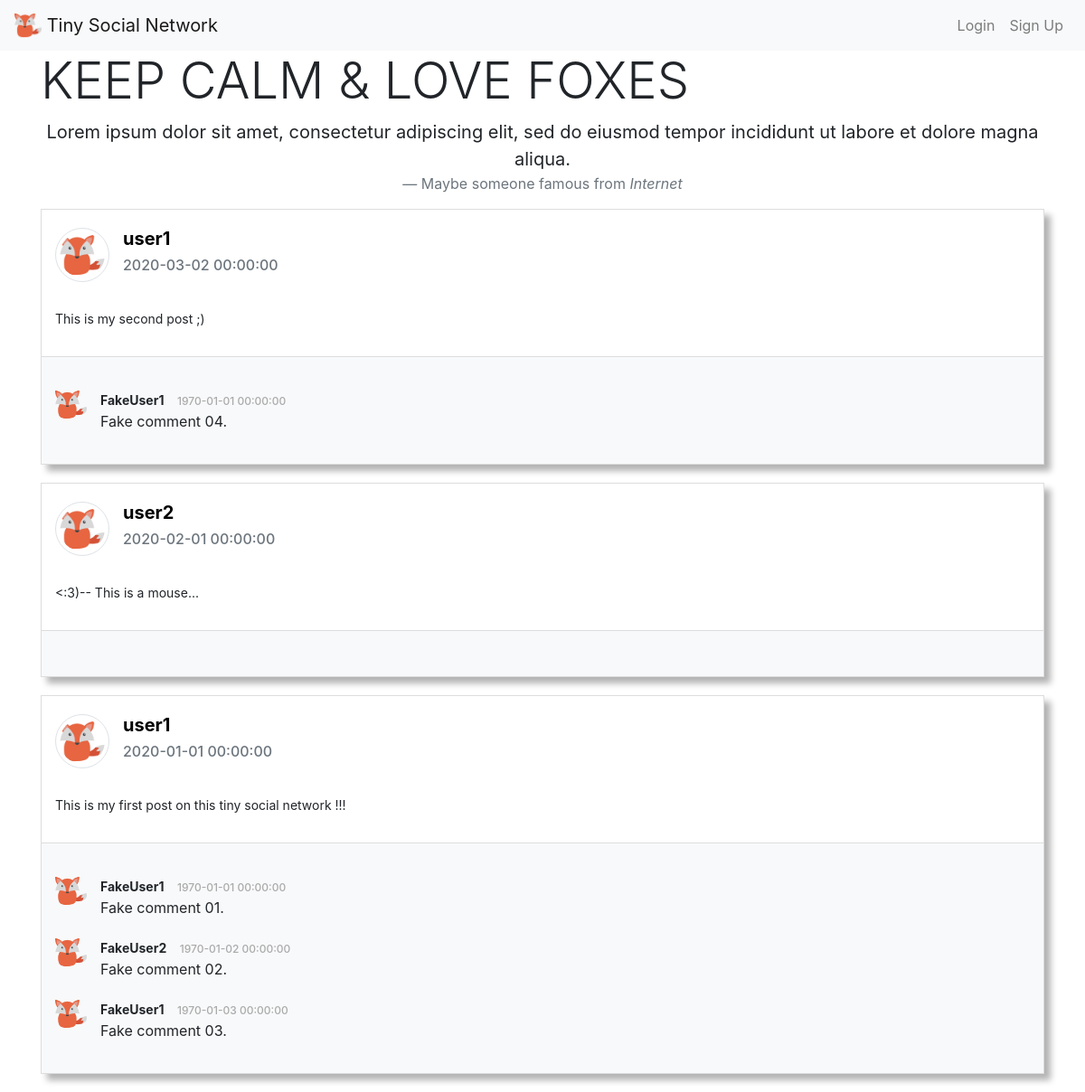
The page / on the database its author committed.
### tables this page shows
CREATE TABLE `post` (
  `id` int PRIMARY KEY AUTO_INCREMENT,
  `created_at` datetime NOT NULL DEFAULT now(),
  `user_id` int NOT NULL,
  `content` mediumtext NOT NULL
);

CREATE TABLE `user` (
  `id` int PRIMARY KEY AUTO_INCREMENT,
  `created_at` datetime NOT NULL DEFAULT now(),
  `nickname` varchar(255) NOT NULL,
  `password` varchar(255) NOT NULL
);

### web/index.php (called while the page is built, shortened)
<?php
include "../controllers/controller.php";

### models/PostManager.php (called while the page is built, shortened)
<?php
include_once "PDO.php";
function GetAllPosts()
{
  global $PDO;
  $response = $PDO->query(
    "SELECT post.*, user.nickname "
      . "FROM post LEFT JOIN user on (post.user_id = user.id) "
      . "ORDER BY post.created_at DESC"
  );
  return $response->fetchAll();
}

### views/DisplayPosts.php (the view, shortened to what this page needs)
<!DOCTYPE html>
<html lang="en">
<head>
  <link rel="stylesheet" href="https://stackpath.bootstrapcdn.com/bootstrap/4.4.1/css/bootstrap.min.css">
  <link rel="stylesheet" type="text/css" href="//netdna.bootstrapcdn.com/font-awesome/4.1.0/css/font-awesome.min.css">
  <link rel="stylesheet" type="text/css" href="css/style.css?<?php echo date('l jS \of F Y h:i:s A'); ?>">
</head>
<body>
  <header class="navbar navbar-expand-lg navbar-light bg-light">
    <a class="navbar-brand" href="?">
      <img src="img/icon.png" width="30" height="30" class="d-inline-block align-top" alt="">
      Tiny Social Network
    </a>
    <div class="collapse navbar-collapse" id="navbarSupportedContent">
      <ul class="navbar-nav">
        <li class="nav-item">
          <a class="nav-link" href="?action=login" role="button">Login</a>
        </li>
        <li class="nav-item">
          <a class="nav-link" href="?action=register" role="button">Sign Up</a>
        </li>
      </ul>
    </div>
  </header>
  <div class="container">
    <div class="row">
      <div class="col">
        <h1 class="display-4">KEEP CALM & LOVE FOXES</h1>
        <blockquote class="blockquote text-center">
          <p class="mb-0">Lorem ipsum dolor sit amet, consectetur adipiscing elit, sed do eiusmod tempor
            incididunt ut labore et dolore magna aliqua.</p>
          <footer class="blockquote-footer">Maybe someone famous from <cite>Internet</cite></footer>
        </blockquote>
      </div>
    </div>
    <div class="row">
      <div class="col">
        <?php
        if (isset($posts)) {
          foreach ($posts as $onePost) {
        ?>
            <div class="panel panel-white post panel-shadow">
              <div class="post-heading">
                <div class="pull-left image">
                  <img src="img/avatars/default.png" class="rounded-circle img-thumbnail avatar" alt="<?= $onePost['user_id']; ?>">
                </div>
                <div class="pull-left meta">
                  <div class="title h5">
                    <a href="#"><b><?= htmlspecialchars($onePost['nickname']); ?></b></a>
                  </div>
                  <h6 class="text-muted time"><?= $onePost['created_at']; ?></h6>
                </div>
              </div>
              <div class="post-description">
                <p><?= htmlspecialchars($onePost['content']); ?></p>
              </div>
              <div class="post-footer">
                <ul class="comments-list">
                  <?php
                  $postId = $onePost['id'];
                  if (isset($comments[$postId])) {
                    foreach ($comments[$postId] as $comment) {
                  ?>
                      <li class="comment">
                        <a class="pull-left" href="#">
                          <img class="avatar" src="img/avatars/default.png">
                        </a>
                        <div class="comment-body">
                          <div class="comment-heading">
                            <h4 class="user"><?= htmlspecialchars($comment['nickname']); ?></h4>
                            <h5 class="time"><?= $comment['created_at']; ?></h5>
                          </div>
                          <p><?= htmlspecialchars($comment['content']); ?></p>
                        </div>
                      </li>
                  <?php
                    }
                  }
                  ?>
                </ul>
              </div>
            </div>
        <?php
          }
        }
        ?>
      </div>
    </div>
  </div>
</body>
</html>

### controllers/controller.php (shortened to what this page needs)
<?php
$action = $_GET["action"] ?? "display";
switch ($action) {
  case 'display':
  default:
    include "../models/PostManager.php";
    $posts = GetAllPosts();
    $comments = array();
    $comments[1] = array(
      array("nickname" => "FakeUser1", "created_at" => "1970-01-01 00:00:00", "content" => "Fake comment 01."),
      array("nickname" => "FakeUser2", "created_at" => "1970-01-02 00:00:00", "content" => "Fake comment 02."),
      array("nickname" => "FakeUser1", "created_at" => "1970-01-03 00:00:00", "content" => "Fake comment 03.")
    );
    $comments[3] = array(
      array("nickname" => "FakeUser1", "created_at" => "1970-01-01 00:00:00", "content" => "Fake comment 04."),
    );
    include "../views/DisplayPosts.php";
    break;
}

### web/css/style.css (style rules this page uses)
.panel-shadow { box-shadow: rgba(0, 0, 0, 0.3) 7px 7px 7px; }
.panel-white { border: 1px solid #dddddd; margin-bottom: 20px; }
.post .post-heading { height: 95px; padding: 20px 15px; }
.post .post-heading .avatar { width: 60px; height: 60px; display: block; margin-right: 15px; }
.post .post-heading .meta .title { margin-bottom: 0; }
.post .post-heading .meta .title a { color: black; }
.post .post-heading .meta .time { margin-top: 8px; color: #999; }
.post .post-description { padding: 15px; }
.post .post-description p { font-size: 14px; }
.post-footer { background-color: #f8f9fa; }
.post .post-footer { border-top: 1px solid #ddd; padding: 15px; }
.post .post-footer .comments-list { padding: 0; margin-top: 20px; list-style-type: none; }
.post .post-footer .comments-list .comment { display: block; width: 100%; margin: 20px 0; }
.post .post-footer .comments-list .comment .avatar { width: 35px; height: 35px; }
.post .post-footer .comments-list .comment .comment-heading { display: block; width: 100%; }
.post .post-footer .comments-list .comment .comment-heading .user { font-size: 14px; font-weight: bold; display: inline; margin-top: 0; margin-right: 10px; }
.post .post-footer .comments-list .comment .comment-heading .time { font-size: 12px; color: #aaa; margin-top: 0; display: inline; }
.post .post-footer .comments-list .comment .comment-body { margin-left: 50px; }

### rows shown on the page
post: user.nickname "user1", created_at "2020-03-02 00:00:00", content "This is my second post ;)", nickname "FakeUser1", created_at "1970-01-01 00:00:00", content "Fake comment 04."
post: user.nickname "user2", created_at "2020-02-01 00:00:00", content "<:3)-- This is a mouse..."
post: user.nickname "user1", created_at "2020-01-01 00:00:00", content "This is my first post on this tiny social network !!!", nickname "FakeUser1", created_at "1970-01-01 00:00:00", content "Fake comment 01.", nickname "FakeUser2", created_at "1970-01-02 00:00:00", content "Fake comment 02.", created_at "1970-01-03 00:00:00", content "Fake comment 03."
